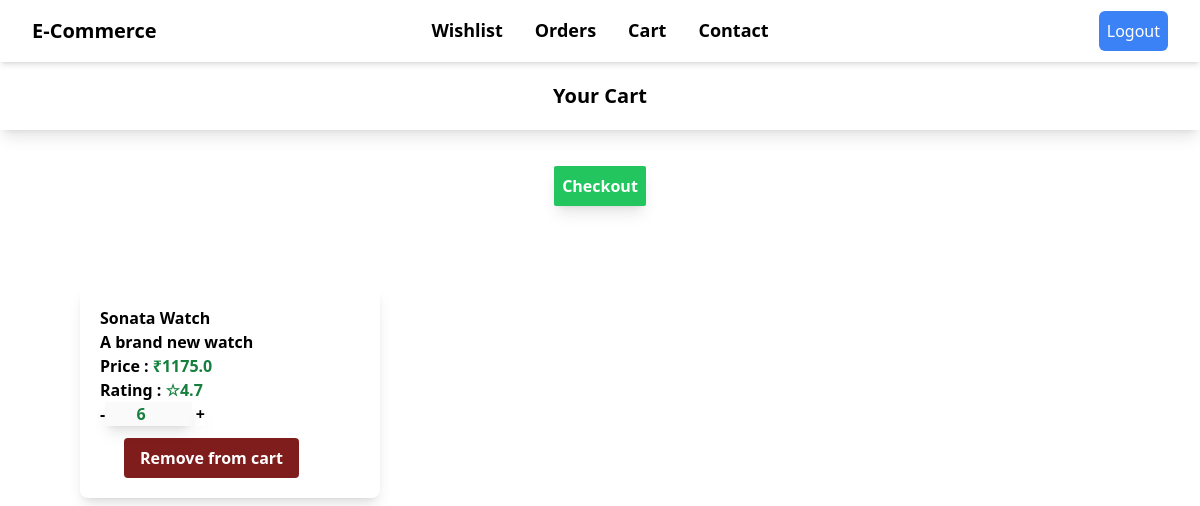
Page /cart/ (signed in) on the earlier database version.
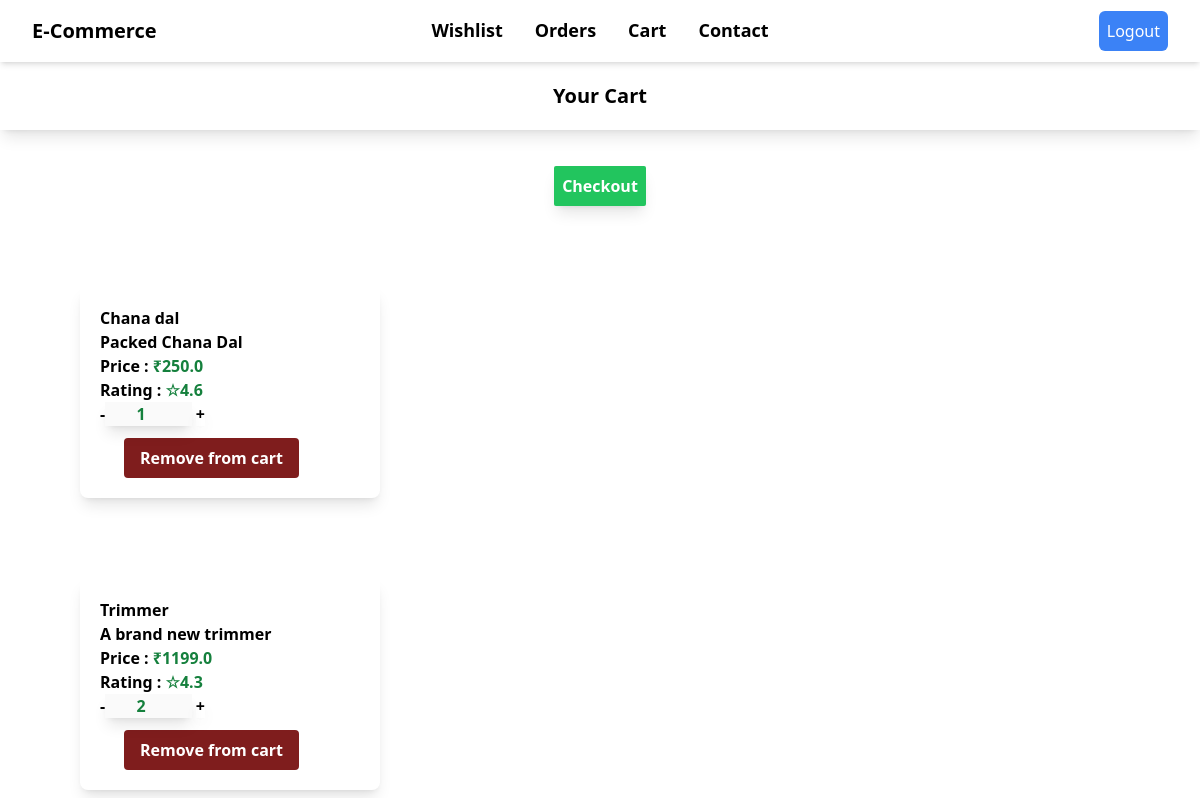
Same page on the later database version.
### store/models.py (models this page shows, shortened)
class Cart(models.Model):
    user = models.ForeignKey(User,on_delete=models.CASCADE)
    product = models.ForeignKey(Product,on_delete=models.CASCADE)
    product_quantity=models.IntegerField(default=1)

class Product(models.Model):
    name = models.CharField(max_length=200)
    description = models.CharField(max_length=200)
    rating = models.FloatField()
    price = models.FloatField()
    image = models.CharField(max_length=10000)

### store/views.py (the view)
# urls.py: path('cart/',views.cart,name='cart'),
@login_required(login_url='login')
def cart(request):
    cart_items = Cart.objects.filter(user=request.user)
    return render(request,'store/cart.html',{'cart_items':cart_items})

### store/templates/store/cart.html (shortened to what this page needs)
{% extends 'store/base.html' %}
{% block body %}
 <div class="p-5 flex justify-center items-center shadow-lg">
    <h1 class="font-bold text-xl justify-center items-center">Your Cart</h1>
 </div>
 <div class="m-auto flex items-center justify-center pt-9">
    <a  href="{% url 'checkout' %}"><button class="bg-green-500 font-bold text-white px-2 py-2 shadow-lg rounded-sm" type="submit">Checkout</button></a>
</div>
  {% for item in cart_items %}
   <div class="product shadow-lg w-1/4 h-auto rounded-lg m-20">
    <div class="p-5">
        <div class="font-bold">
            {{item.product.name}}
        </div>
        <div class="font-semibold">
            {{item.product.description}}
        </div>
        <div class="font-bold">
            Price : <span class="font-bold text-green-700">₹{{item.product.price}}</span>
        </div>
        <div class="font-bold">
            Rating : <span class="font-bold text-green-700">☆{{item.product.rating}}</span>
        </div>
        <div class="font-bold quantity buttons_added" class="font-bold pr-1" style="display: flex; flex-direction: row;">
            <form action="/product_decrement/{{item.product.id}}/" method="post">
                <button class="btn-sm shadow-lg">-</button>
            </form>
            <input type="number" name="quantity" class="shadow-lg w-1/3 text-green-700" style="text-align: center;" disabled="true" value="{{item.product_quantity}}">
            <form action="/product_increment/{{item.product.id}}/" class="px-1 font-bold" method="post">
                <button class="btn-sm shadow-lg">+</button>
            </form>
        </div>
        <form action="{% url 'remove_from_cart' %}" method="post" class="px-6">
            <input type="submit" class="btn bg-red-900 text-white font-semibold py-2 px-4 mt-3 rounded flex flex-col justify-center items-center" value="Remove from cart">
        </form>
    </div>
</div>
{% endfor %}
{% endblock %}

Differences in the rows shown:
removed Cart: product.name "Sonata Watch", product.description "A brand new watch", product.price "1175.0", product.rating "4.7", quantity "6"
added Cart: product.name "Chana dal", product.description "Packed Chana Dal", product.price "250.0", product.rating "4.6", quantity "1"
added Cart: product.name "Trimmer", product.description "A brand new trimmer", product.price "1199.0", product.rating "4.3", quantity "2"
